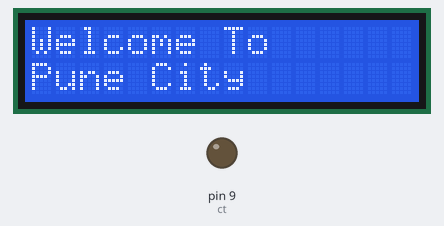
A sketch run on a simulated Arduino Uno, built with avr-gcc and run on an emulated ATmega328P. Parts: 16×2 character LCD, output pins drawn as LEDs (lit = HIGH).

Above: at 0.1 s.
At 3.1 s:
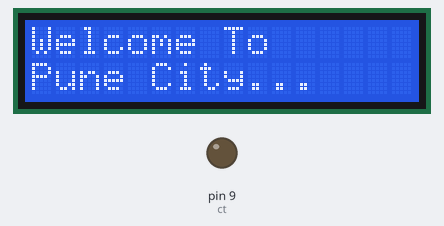
At 6.1 s:
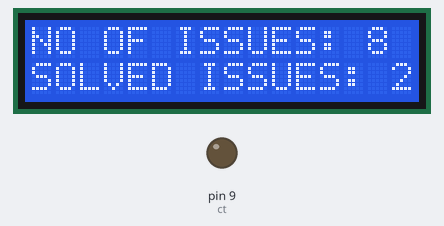
At 24.1 s:
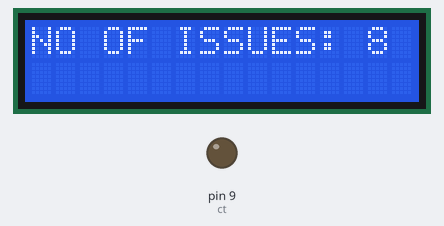

The sketch:

Lcd_code.ino
```cpp
#include <LiquidCrystal.h>
const int rs = 12, en = 11, d4 = 5, d5 = 4, d6 = 3, d7 = 2, ct = 9;
LiquidCrystal mylcd(rs, en, d4, d5, d6, d7);
unsigned long previousMillis = 0;
const long interval = 20000;

void setup() {
  pinMode(ct, OUTPUT);
  analogWrite(ct, 0);
  mylcd.begin(16, 2);
  displayData();
}

void loop() {
  unsigned long currentMillis = millis();
  if (currentMillis - previousMillis >= interval) {
    previousMillis = currentMillis;
    displayData();
  }
}

void displayData() {
  mylcd.clear();
  mylcd.setCursor(0, 0);
  mylcd.print("Welcome To ");
  mylcd.setCursor(0, 1);
  mylcd.print("Pune City");
  delay(1000);

  for (int i = 0; i < 3; i++) {
    mylcd.clear();
    mylcd.setCursor(0, 0);
    mylcd.print("Welcome To ");
    mylcd.setCursor(0, 1);
    mylcd.print("Pune City");
    for (int j = 0; j <= i; j++) {
      mylcd.print(".");
    }
    delay(1000);
  }

  mylcd.clear();
  mylcd.setCursor(0, 0);
  mylcd.print("NO OF ISSUES: 8");
  delay(2000);
  mylcd.setCursor(0, 1);
  mylcd.print("SOLVED ISSUES: 2");
}
```

Measured:
- what the display in image 1 shows lasts 1.0 s, from 3.1 s to 4.1 s
- what the display in image 2 shows lasts 13.9 s, from 6.1 s to 20.0 s
- what the display in image 3 shows lasts 2.0 s, from 24.0 s to 26.0 s
